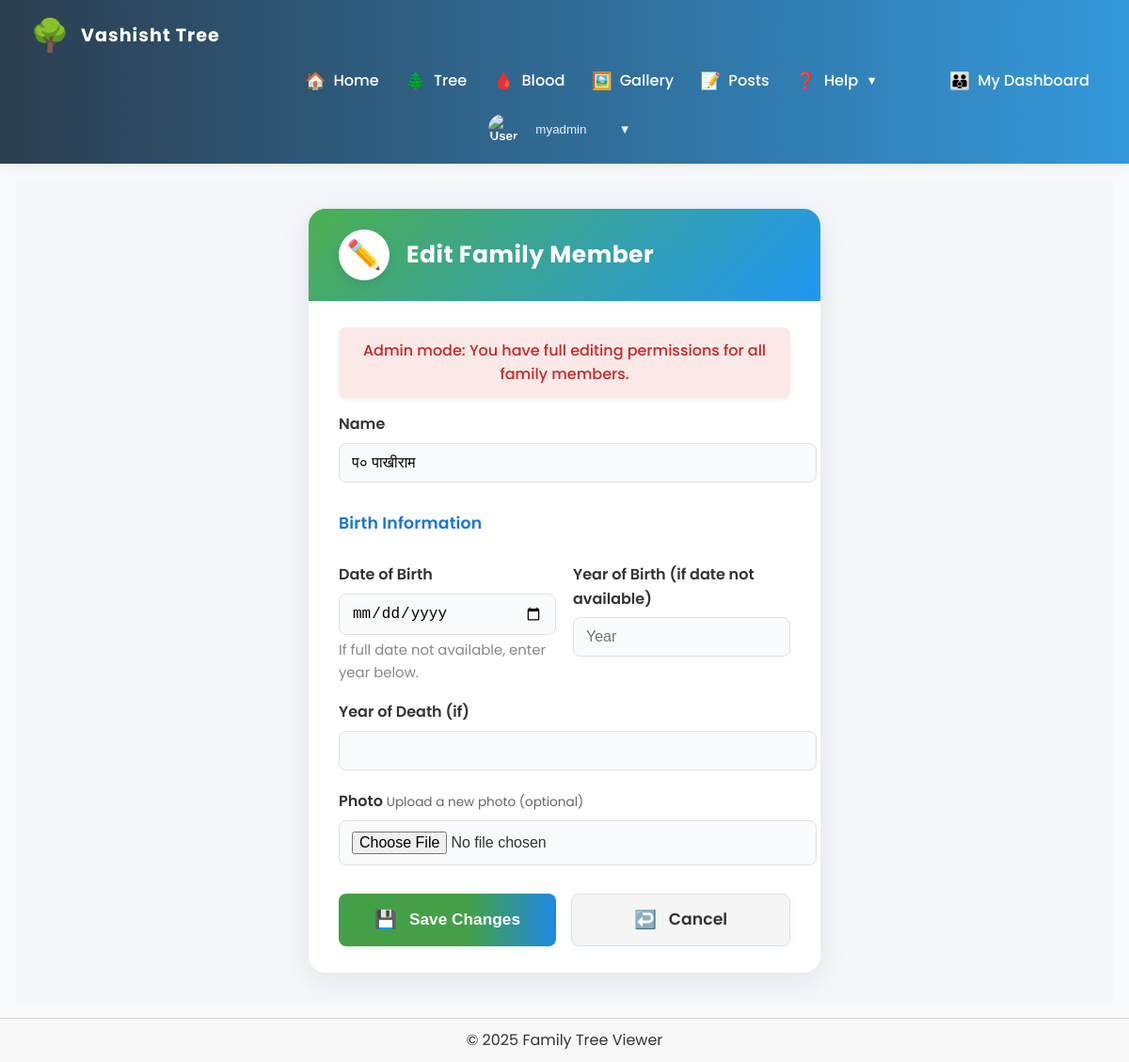
Page /edit-member/30/ (signed in) on the earlier database version.
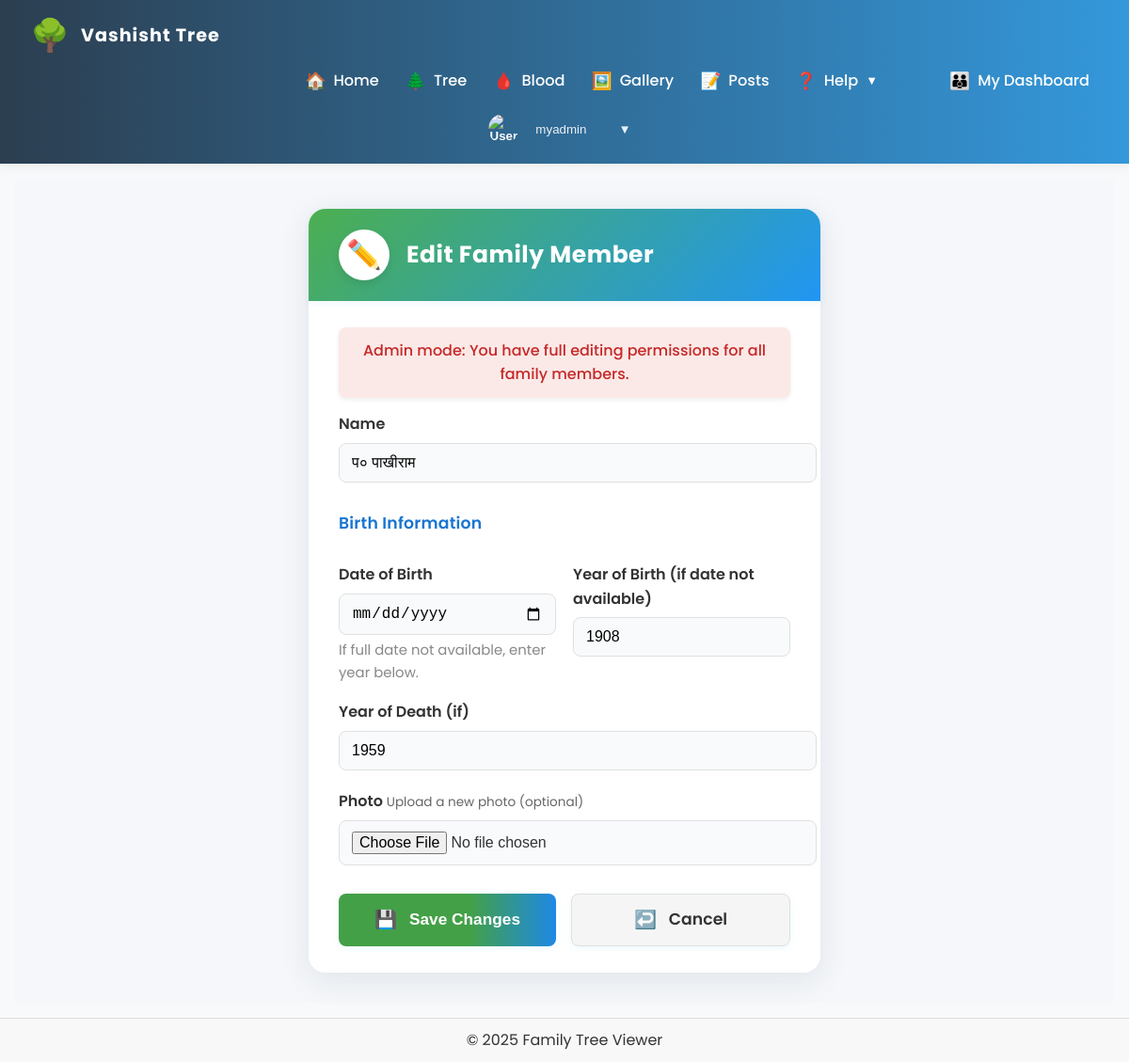
Same page on the later database version.
### treeapp/models.py (models this page shows, shortened)
class FamilyMember(models.Model):
    name = models.CharField(max_length=100)
    parent = models.ForeignKey('self', null=True, blank=True, on_delete=models.SET_NULL, related_name='children')
    photo = models.ImageField(upload_to='family_photos/', null=True, blank=True)
    date_of_birth = models.DateField(null=True, blank=True)
    year_of_birth = models.PositiveIntegerField(null=True, blank=True)
    year_of_death = models.PositiveIntegerField(null=True, blank=True)

### treeapp/views.py (the view, shortened to what this page needs)
# urls.py: path('edit-member/<int:member_id>/', views.edit_member, name='edit_member'),
@login_required
def edit_member(request, member_id):
    member = FamilyMember.objects.get(id=member_id)
    if request.user.is_superuser:
        if request.method == 'POST':
            form = FamilyMemberForm(request.POST, request.FILES, instance=member)
            if form.is_valid():
                form.save()
                return redirect('user_dashboard')
        else:
            form = FamilyMemberForm(instance=member)
        return render(request, 'treeapp/edit_member.html', {
            'form': form,
            'member': member,
            'is_superuser': True
        })

### treeapp/forms.py
class FamilyMemberForm(forms.ModelForm):
    date_of_birth = forms.DateField(
        required=False,
        widget=forms.DateInput(attrs={'type': 'date', 'class': 'form-control'}),
        label='Date of Birth'
    )
    year_of_birth = forms.IntegerField(
        required=False,
        widget=forms.NumberInput(attrs={'class': 'form-control', 'placeholder': 'Year'}),
        label='Year of Birth (if full date not available)'
    )
    class Meta:
        model = FamilyMember
        fields = ['name', 'photo', 'date_of_birth', 'year_of_birth', 'year_of_death']

### treeapp/templates/treeapp/edit_member.html (shortened to what this page needs)
{% extends "treeapp/base.html" %}
{% load static %}
{% block content %}
<link rel="stylesheet" href="https://cdn.jsdelivr.net/npm/flatpickr/dist/flatpickr.min.css">
<div class="edit-member-container">
  <div class="edit-member-card">
    <div class="card-header">
      <div class="header-icon">✏️</div>
      <h2>Edit Family Member</h2>
    </div>
    {% if is_superuser %}
    <div class="admin-message">
      <div class="admin-info-message">Admin mode: You have full editing permissions for all family members.</div>
    </div>
    {% endif %}
    <form method="post" enctype="multipart/form-data" class="edit-form">
      <div class="input-group">
        <label for="id_name">Name</label>
        {{ form.name }}
      </div>
      <div class="section-label">Birth Information</div>
      <div class="input-row birth-row">
        <div class="input-group">
          <label for="id_date_of_birth">Date of Birth</label>
          {{ form.date_of_birth }}
          <small>If full date not available, enter year below.</small>
        </div>
        <div class="input-group">
          <label for="id_year_of_birth">Year of Birth (if date not available)</label>
          {{ form.year_of_birth }}
        </div>
      </div>
      <div class="input-group">
        <label for="id_year_of_death">Year of Death (if)</label>
        {{ form.year_of_death }}
      </div>
      <div class="input-group photo-upload">
        <label for="id_photo">
          <span>Photo</span>
          <small>Upload a new photo (optional)</small>
        </label>
        {{ form.photo }}
      </div>
      <div class="button-group">
        <button type="submit" class="btn-primary">
          <span class="btn-icon">💾</span> Save Changes
        </button>
        <a href="{% url 'user_dashboard' %}" class="btn-secondary">
          <span class="btn-icon">↩️</span> Cancel
        </a>
      </div>
    </form>
  </div>
</div>
{% endblock %}

Differences in the rows shown:
changed FamilyMember: year_of_birth (not shown) → "1908"; year_of_death (not shown) → "1959"
